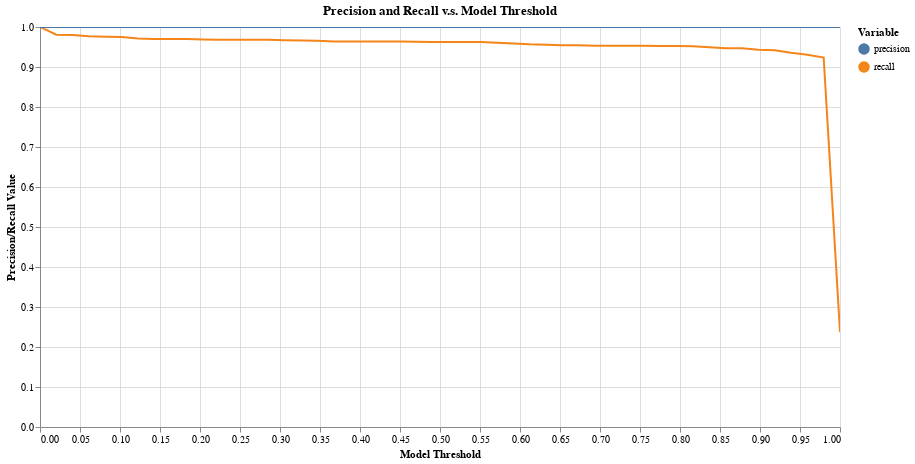

The cell this chart's notebook holds for it:
### Code cell
tutorial.plot_precision_recall_vs_threshold(df_eval)

### Figure 1 — Vega-Lite specification as saved in the notebook (floating-point values rounded to 4 significant figures)
{"config": {"view": {"continuousWidth": 400, "continuousHeight": 300}}, "layer": [{"mark": "line", "encoding": {"color": {"type": "nominal", "field": "variable", "legend": {"title": "Variable"}}, "tooltip": [{"type": "nominal", "field": "variable"}, {"type": "quantitative", "field": "threshold"}, {"type": "quantitative", "field": "value"}], "x": {"type": "quantitative", "axis": {"title": "Model Threshold"}, "field": "threshold"}, "y": {"type": "quantitative", "axis": {"title": "Precision/Recall Value"}, "field": "value", "scale": {"domain": [0, 1]}}}, "selection": {"selector004": {"type": "interval", "bind": "scales", "encodings": ["x", "y"]}}, "title": "Precision and Recall v.s. Model Threshold"}, {"mark": "point", "encoding": {"opacity": {"value": 0}, "x": {"type": "quantitative", "field": "threshold"}}, "selection": {"selector003": {"type": "single", "nearest": true, "on": "mouseover", "fields": ["threshold"], "empty": "none"}}}, {"mark": "point", "encoding": {"color": {"type": "nominal", "field": "variable", "legend": {"title": "Variable"}}, "opacity": {"condition": {"value": 1, "selection": "selector003"}, "value": 0}, "tooltip": [{"type": "nominal", "field": "variable"}, {"type": "quantitative", "field": "threshold"}, {"type": "quantitative", "field": "value"}], "x": {"type": "quantitative", "axis": {"title": "Model Threshold"}, "field": "threshold"}, "y": {"type": "quantitative", "axis": {"title": "Precision/Recall Value"}, "field": "value", "scale": {"domain": [0, 1]}}}, "title": "Precision and Recall v.s. Model Threshold"}, {"mark": {"type": "rule", "color": "gray"}, "encoding": {"x": {"type": "quantitative", "field": "threshold"}}, "transform": [{"filter": {"selection": "selector003"}}]}, {"mark": {"type": "text", "align": "right", "dx": -10, "dy": -5, "fontWeight": 300, "lineBreak": "\n"}, "encoding": {"color": {"type": "nominal", "field": "variable", "legend": {"title": "Variable"}}, "text": {"condition": {"type": "nominal", "field": "label", "selection": "selector003"}, "value": " "}, "tooltip": [{"type": "nominal", "field": "variable"}, {"type": "quantitative", "field": "threshold"}, {"type": "quantitative", "field": "value"}], "x": {"type": "quantitative", "axis": {"title": "Model Threshold"}, "field": "threshold"}, "y": {"type": "quantitative", "axis": {"title": "Precision/Recall Value"}, "field": "value", "scale": {"domain": [0, 1]}}}, "title": "Precision and Recall v.s. Model Threshold"}], "data": {"name": "data-40b110b458ff5d02e00b4e895422475f"}, "height": 400, "width": 800, "$schema": "https://vega.github.io/schema/vega-lite/v4.8.1.json", "datasets": {"data-40b110b458ff5d02e00b4e895422475f": [{"threshold": 0.0, "label": "threshold: 0.0\nprecision: 1.0\nrecall: 1.0", "variable": "recall", "value": 1.0}, {"threshold": 0.02041, "label": "threshold: 0.02\nprecision: 1.0\nrecall: 0.981", "variable": "recall", "value": 0.9807}, {"threshold": 0.04082, "label": "threshold: 0.041\nprecision: 1.0\nrecall: 0.98", "variable": "recall", "value": 0.9799}, {"threshold": 0.06122, "label": "threshold: 0.061\nprecision: 1.0\nrecall: 0.977", "variable": "recall", "value": 0.9767}, {"threshold": 0.08163, "label": "threshold: 0.082\nprecision: 1.0\nrecall: 0.976", "variable": "recall", "value": 0.9759}, {"threshold": 0.102, "label": "threshold: 0.102\nprecision: 1.0\nrecall: 0.975", "variable": "recall", "value": 0.9751}, {"threshold": 0.1224, "label": "threshold: 0.122\nprecision: 1.0\nrecall: 0.971", "variable": "recall", "value": 0.9711}, {"threshold": 0.1429, "label": "threshold: 0.143\nprecision: 1.0\nrecall: 0.97", "variable": "recall", "value": 0.9703}, {"threshold": 0.1633, "label": "threshold: 0.163\nprecision: 1.0\nrecall: 0.97", "variable": "recall", "value": 0.9703}, {"threshold": 0.1837, "label": "threshold: 0.184\nprecision: 1.0\nrecall: 0.97", "variable": "recall", "value": 0.9703}, {"threshold": 0.2041, "label": "threshold: 0.204\nprecision: 1.0\nrecall: 0.969", "variable": "recall", "value": 0.9686}, {"threshold": 0.2245, "label": "threshold: 0.224\nprecision: 1.0\nrecall: 0.968", "variable": "recall", "value": 0.9678}, {"threshold": 0.2449, "label": "threshold: 0.245\nprecision: 1.0\nrecall: 0.968", "variable": "recall", "value": 0.9678}, {"threshold": 0.2653, "label": "threshold: 0.265\nprecision: 1.0\nrecall: 0.968", "variable": "recall", "value": 0.9678}, {"threshold": 0.2857, "label": "threshold: 0.286\nprecision: 1.0\nrecall: 0.968", "variable": "recall", "value": 0.9678}, {"threshold": 0.3061, "label": "threshold: 0.306\nprecision: 1.0\nrecall: 0.967", "variable": "recall", "value": 0.967}, {"threshold": 0.3265, "label": "threshold: 0.327\nprecision: 1.0\nrecall: 0.966", "variable": "recall", "value": 0.9662}, {"threshold": 0.3469, "label": "threshold: 0.347\nprecision: 1.0\nrecall: 0.965", "variable": "recall", "value": 0.9654}, {"threshold": 0.3673, "label": "threshold: 0.367\nprecision: 1.0\nrecall: 0.964", "variable": "recall", "value": 0.9638}, {"threshold": 0.3878, "label": "threshold: 0.388\nprecision: 1.0\nrecall: 0.964", "variable": "recall", "value": 0.9638}, {"threshold": 0.4082, "label": "threshold: 0.408\nprecision: 1.0\nrecall: 0.964", "variable": "recall", "value": 0.9638}, {"threshold": 0.4286, "label": "threshold: 0.429\nprecision: 1.0\nrecall: 0.964", "variable": "recall", "value": 0.9638}, {"threshold": 0.449, "label": "threshold: 0.449\nprecision: 1.0\nrecall: 0.964", "variable": "recall", "value": 0.9638}, {"threshold": 0.4694, "label": "threshold: 0.469\nprecision: 1.0\nrecall: 0.963", "variable": "recall", "value": 0.963}, {"threshold": 0.4898, "label": "threshold: 0.49\nprecision: 1.0\nrecall: 0.962", "variable": "recall", "value": 0.9622}, {"threshold": 0.5102, "label": "threshold: 0.51\nprecision: 1.0\nrecall: 0.962", "variable": "recall", "value": 0.9622}, {"threshold": 0.5306, "label": "threshold: 0.531\nprecision: 1.0\nrecall: 0.962", "variable": "recall", "value": 0.9622}, {"threshold": 0.551, "label": "threshold: 0.551\nprecision: 1.0\nrecall: 0.962", "variable": "recall", "value": 0.9622}, {"threshold": 0.5714, "label": "threshold: 0.571\nprecision: 1.0\nrecall: 0.961", "variable": "recall", "value": 0.9606}, {"threshold": 0.5918, "label": "threshold: 0.592\nprecision: 1.0\nrecall: 0.959", "variable": "recall", "value": 0.959}, {"threshold": 0.6122, "label": "threshold: 0.612\nprecision: 1.0\nrecall: 0.957", "variable": "recall", "value": 0.9566}, {"threshold": 0.6327, "label": "threshold: 0.633\nprecision: 1.0\nrecall: 0.956", "variable": "recall", "value": 0.9558}, {"threshold": 0.6531, "label": "threshold: 0.653\nprecision: 1.0\nrecall: 0.954", "variable": "recall", "value": 0.9542}, {"threshold": 0.6735, "label": "threshold: 0.673\nprecision: 1.0\nrecall: 0.954", "variable": "recall", "value": 0.9542}, {"threshold": 0.6939, "label": "threshold: 0.694\nprecision: 1.0\nrecall: 0.953", "variable": "recall", "value": 0.9534}, {"threshold": 0.7143, "label": "threshold: 0.714\nprecision: 1.0\nrecall: 0.953", "variable": "recall", "value": 0.9534}, {"threshold": 0.7347, "label": "threshold: 0.735\nprecision: 1.0\nrecall: 0.953", "variable": "recall", "value": 0.9534}, {"threshold": 0.7551, "label": "threshold: 0.755\nprecision: 1.0\nrecall: 0.953", "variable": "recall", "value": 0.9534}, {"threshold": 0.7755, "label": "threshold: 0.776\nprecision: 1.0\nrecall: 0.953", "variable": "recall", "value": 0.9526}, {"threshold": 0.7959, "label": "threshold: 0.796\nprecision: 1.0\nrecall: 0.953", "variable": "recall", "value": 0.9526}, {"threshold": 0.8163, "label": "threshold: 0.816\nprecision: 1.0\nrecall: 0.952", "variable": "recall", "value": 0.9518}, {"threshold": 0.8367, "label": "threshold: 0.837\nprecision: 1.0\nrecall: 0.949", "variable": "recall", "value": 0.9494}, {"threshold": 0.8571, "label": "threshold: 0.857\nprecision: 1.0\nrecall: 0.947", "variable": "recall", "value": 0.9469}, {"threshold": 0.8776, "label": "threshold: 0.878\nprecision: 1.0\nrecall: 0.947", "variable": "recall", "value": 0.9469}, {"threshold": 0.898, "label": "threshold: 0.898\nprecision: 1.0\nrecall: 0.943", "variable": "recall", "value": 0.9429}, {"threshold": 0.9184, "label": "threshold: 0.918\nprecision: 1.0\nrecall: 0.942", "variable": "recall", "value": 0.9421}, {"threshold": 0.9388, "label": "threshold: 0.939\nprecision: 1.0\nrecall: 0.936", "variable": "recall", "value": 0.9357}, {"threshold": 0.9592, "label": "threshold: 0.959\nprecision: 1.0\nrecall: 0.931", "variable": "recall", "value": 0.9309}, {"threshold": 0.9796, "label": "threshold: 0.98\nprecision: 1.0\nrecall: 0.924", "variable": "recall", "value": 0.9236}, {"threshold": 1.0, "label": "threshold: 1.0\nprecision: 1.0\nrecall: 0.237", "variable": "recall", "value": 0.2371}, {"threshold": 0.0, "label": "threshold: 0.0\nprecision: 1.0\nrecall: 1.0", "variable": "precision", "value": 1.0}, {"threshold": 0.02041, "label": "threshold: 0.02\nprecision: 1.0\nrecall: 0.981", "variable": "precision", "value": 1.0}, {"threshold": 0.04082, "label": "threshold: 0.041\nprecision: 1.0\nrecall: 0.98", "variable": "precision", "value": 1.0}, {"threshold": 0.06122, "label": "threshold: 0.061\nprecision: 1.0\nrecall: 0.977", "variable": "precision", "value": 1.0}, {"threshold": 0.08163, "label": "threshold: 0.082\nprecision: 1.0\nrecall: 0.976", "variable": "precision", "value": 1.0}, {"threshold": 0.102, "label": "threshold: 0.102\nprecision: 1.0\nrecall: 0.975", "variable": "precision", "value": 1.0}, {"threshold": 0.1224, "label": "threshold: 0.122\nprecision: 1.0\nrecall: 0.971", "variable": "precision", "value": 1.0}, {"threshold": 0.1429, "label": "threshold: 0.143\nprecision: 1.0\nrecall: 0.97", "variable": "precision", "value": 1.0}, {"threshold": 0.1633, "label": "threshold: 0.163\nprecision: 1.0\nrecall: 0.97", "variable": "precision", "value": 1.0}, {"threshold": 0.1837, "label": "threshold: 0.184\nprecision: 1.0\nrecall: 0.97", "variable": "precision", "value": 1.0}, {"threshold": 0.2041, "label": "threshold: 0.204\nprecision: 1.0\nrecall: 0.969", "variable": "precision", "value": 1.0}, {"threshold": 0.2245, "label": "threshold: 0.224\nprecision: 1.0\nrecall: 0.968", "variable": "precision", "value": 1.0}, {"threshold": 0.2449, "label": "threshold: 0.245\nprecision: 1.0\nrecall: 0.968", "variable": "precision", "value": 1.0}, {"threshold": 0.2653, "label": "threshold: 0.265\nprecision: 1.0\nrecall: 0.968", "variable": "precision", "value": 1.0}, {"threshold": 0.2857, "label": "threshold: 0.286\nprecision: 1.0\nrecall: 0.968", "variable": "precision", "value": 1.0}, {"threshold": 0.3061, "label": "threshold: 0.306\nprecision: 1.0\nrecall: 0.967", "variable": "precision", "value": 1.0}, {"threshold": 0.3265, "label": "threshold: 0.327\nprecision: 1.0\nrecall: 0.966", "variable": "precision", "value": 1.0}, {"threshold": 0.3469, "label": "threshold: 0.347\nprecision: 1.0\nrecall: 0.965", "variable": "precision", "value": 1.0}, {"threshold": 0.3673, "label": "threshold: 0.367\nprecision: 1.0\nrecall: 0.964", "variable": "precision", "value": 1.0}, {"threshold": 0.3878, "label": "threshold: 0.388\nprecision: 1.0\nrecall: 0.964", "variable": "precision", "value": 1.0}, {"threshold": 0.4082, "label": "threshold: 0.408\nprecision: 1.0\nrecall: 0.964", "variable": "precision", "value": 1.0}, {"threshold": 0.4286, "label": "threshold: 0.429\nprecision: 1.0\nrecall: 0.964", "variable": "precision", "value": 1.0}, {"threshold": 0.449, "label": "threshold: 0.449\nprecision: 1.0\nrecall: 0.964", "variable": "precision", "value": 1.0}, {"threshold": 0.4694, "label": "threshold: 0.469\nprecision: 1.0\nrecall: 0.963", "variable": "precision", "value": 1.0}, {"threshold": 0.4898, "label": "threshold: 0.49\nprecision: 1.0\nrecall: 0.962", "variable": "precision", "value": 1.0}, {"threshold": 0.5102, "label": "threshold: 0.51\nprecision: 1.0\nrecall: 0.962", "variable": "precision", "value": 1.0}, {"threshold": 0.5306, "label": "threshold: 0.531\nprecision: 1.0\nrecall: 0.962", "variable": "precision", "value": 1.0}, {"threshold": 0.551, "label": "threshold: 0.551\nprecision: 1.0\nrecall: 0.962", "variable": "precision", "value": 1.0}, {"threshold": 0.5714, "label": "threshold: 0.571\nprecision: 1.0\nrecall: 0.961", "variable": "precision", "value": 1.0}, {"threshold": 0.5918, "label": "threshold: 0.592\nprecision: 1.0\nrecall: 0.959", "variable": "precision", "value": 1.0}, {"threshold": 0.6122, "label": "threshold: 0.612\nprecision: 1.0\nrecall: 0.957", "variable": "precision", "value": 1.0}, {"threshold": 0.6327, "label": "threshold: 0.633\nprecision: 1.0\nrecall: 0.956", "variable": "precision", "value": 1.0}, {"threshold": 0.6531, "label": "threshold: 0.653\nprecision: 1.0\nrecall: 0.954", "variable": "precision", "value": 1.0}, {"threshold": 0.6735, "label": "threshold: 0.673\nprecision: 1.0\nrecall: 0.954", "variable": "precision", "value": 1.0}, {"threshold": 0.6939, "label": "threshold: 0.694\nprecision: 1.0\nrecall: 0.953", "variable": "precision", "value": 1.0}, {"threshold": 0.7143, "label": "threshold: 0.714\nprecision: 1.0\nrecall: 0.953", "variable": "precision", "value": 1.0}, {"threshold": 0.7347, "label": "threshold: 0.735\nprecision: 1.0\nrecall: 0.953", "variable": "precision", "value": 1.0}, {"threshold": 0.7551, "label": "threshold: 0.755\nprecision: 1.0\nrecall: 0.953", "variable": "precision", "value": 1.0}, {"threshold": 0.7755, "label": "threshold: 0.776\nprecision: 1.0\nrecall: 0.953", "variable": "precision", "value": 1.0}, {"threshold": 0.7959, "label": "threshold: 0.796\nprecision: 1.0\nrecall: 0.953", "variable": "precision", "value": 1.0}, {"threshold": 0.8163, "label": "threshold: 0.816\nprecision: 1.0\nrecall: 0.952", "variable": "precision", "value": 1.0}, {"threshold": 0.8367, "label": "threshold: 0.837\nprecision: 1.0\nrecall: 0.949", "variable": "precision", "value": 1.0}, {"threshold": 0.8571, "label": "threshold: 0.857\nprecision: 1.0\nrecall: 0.947", "variable": "precision", "value": 1.0}, {"threshold": 0.8776, "label": "threshold: 0.878\nprecision: 1.0\nrecall: 0.947", "variable": "precision", "value": 1.0}, {"threshold": 0.898, "label": "threshold: 0.898\nprecision: 1.0\nrecall: 0.943", "variable": "precision", "value": 1.0}, {"threshold": 0.9184, "label": "threshold: 0.918\nprecision: 1.0\nrecall: 0.942", "variable": "precision", "value": 1.0}, {"threshold": 0.9388, "label": "threshold: 0.939\nprecision: 1.0\nrecall: 0.936", "variable": "precision", "value": 1.0}, {"threshold": 0.9592, "label": "threshold: 0.959\nprecision: 1.0\nrecall: 0.931", "variable": "precision", "value": 1.0}, {"threshold": 0.9796, "label": "threshold: 0.98\nprecision: 1.0\nrecall: 0.924", "variable": "precision", "value": 1.0}, {"threshold": 1.0, "label": "threshold: 1.0\nprecision: 1.0\nrecall: 0.237", "variable": "precision", "value": 1.0}]}}
